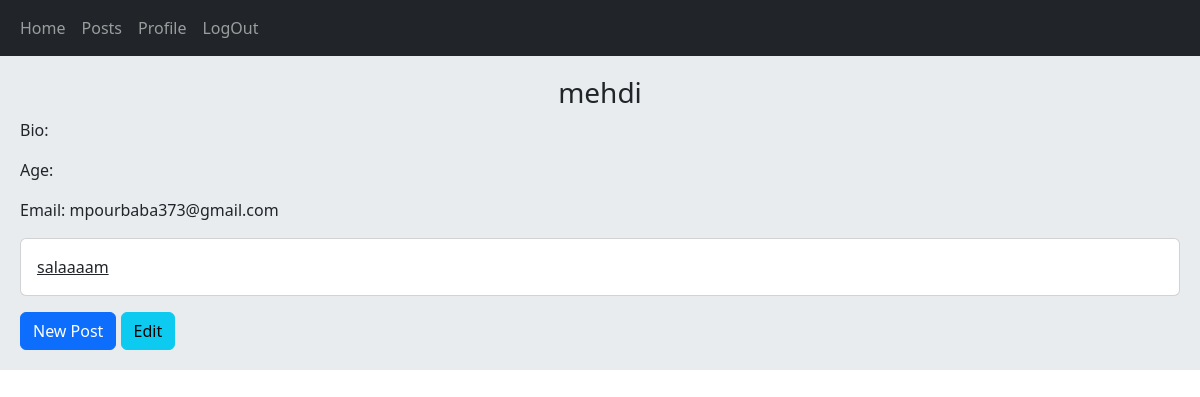
Page /accounts/profile/1/ (signed in) on the earlier database version.
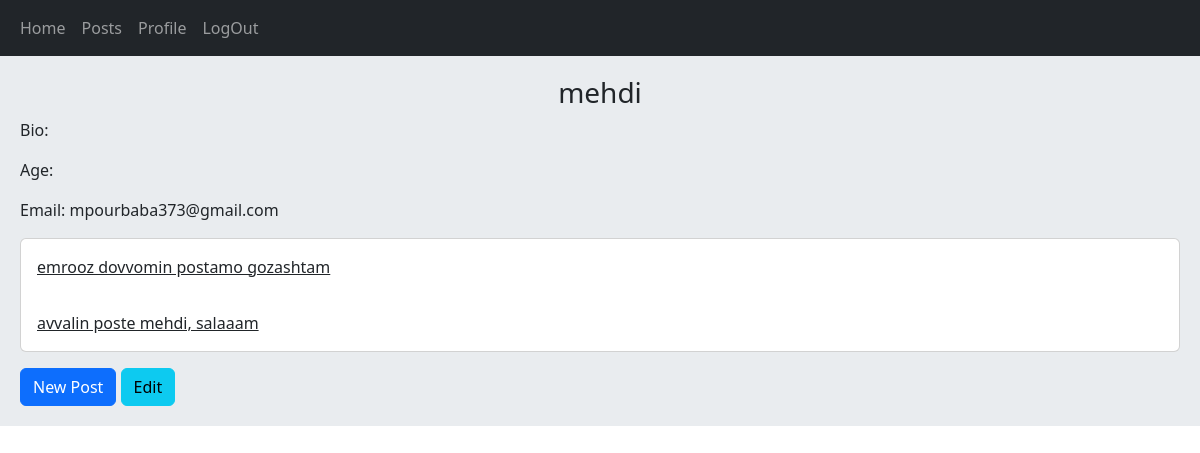
Same page on the later database version.
### posts/models.py (models this page shows, shortened)
class Post(models.Model):
    user = models.ForeignKey(User, on_delete=models.CASCADE, related_name='posts')
    body = models.TextField()
    slug = models.SlugField()
    created = models.DateTimeField(auto_now_add=True)
    updated = models.DateTimeField(auto_now=True)
    class Meta:
        ordering = ('-updated',)
    def get_absolute_url(self):
        return reverse("posts:post_detail", args=(self.id, self.slug))

### accounts/views.py (the view)
# urls.py: path('profile/<int:user_id>/', views.UserProfileView.as_view(),
class UserProfileView(LoginRequiredMixin, View):
    def get(self, request, user_id):
        is_following = False
        user = get_object_or_404(User, pk=user_id)
        posts = user.posts.all()
        relation = Relation.objects.filter(from_user=request.user, to_user=user)
        if relation.exists():
            is_following = True
        return render(request, 'accounts/profile.html', {'user':user, 'posts':posts, 'is_following':is_following})

### accounts/templates/accounts/profile.html (shortened to what this page needs)
{% extends '_base.html' %}
{% block content %}
    <h3 class="text-center">{{ user.username }}</h3>
    <p>Bio: {{ user.profile.bio }}</p>
    <p>Age: {{ user.profile.age }}</p>
    <p>Email: {{ user.email }}</p>
    <div class="card">
        {% for post in posts %}
            <a href="{{ post.get_absolute_url }}" class="card-body">{{ post.body|truncatewords:8 }}</a>
        {% endfor %}
    </div>
        {% if request.user.id == user.id %}
            <a href="{% url 'posts:post_create' %}" class="btn btn-primary mt-3">New Post</a>
            <a href="{% url 'accounts:edit_user' %}" class="btn btn-info mt-3">Edit</a>
        {% endif %}
{% endblock content %}

Differences in the rows shown:
removed Post: body "salaaaam"
added Post: body "emrooz dovvomin postamo gozashtam"
added Post: body "avvalin poste mehdi, salaaam"
